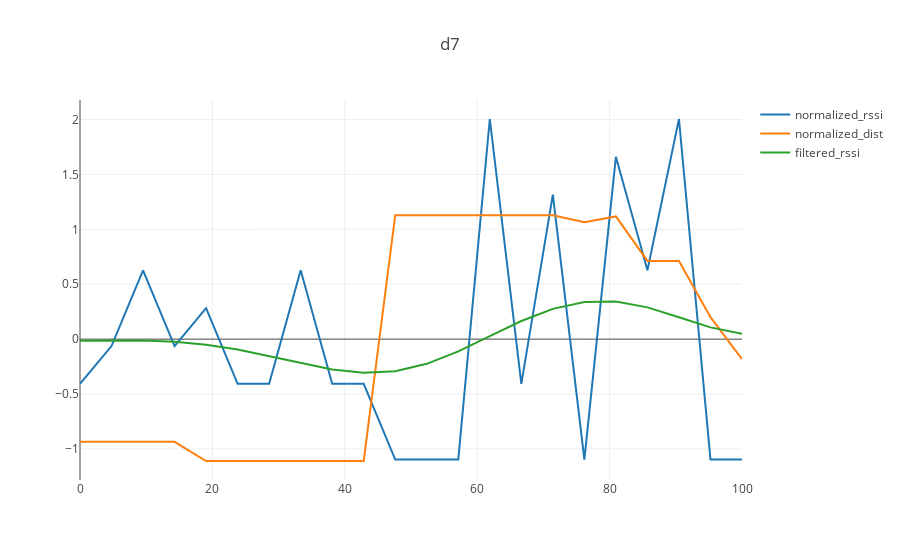
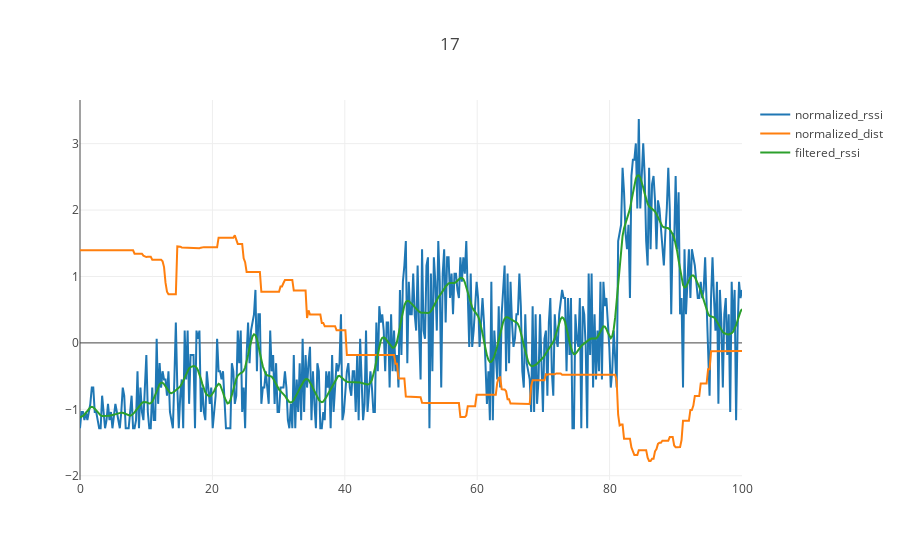
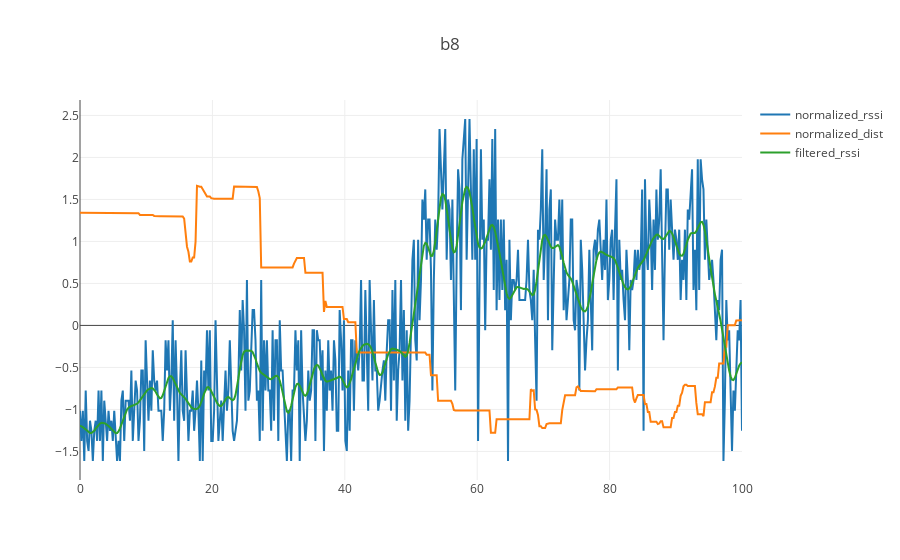

Source (notebook cell) for these figures, in order:
### Code cell
# now for each beacon readings serially

def rssi_changes(b_id, b_pos):
    data = data_for_beacon[b_id]
    rssi = rssi_from_data(data)
    dist = dist_from_point(b_pos, pos_from_data(data))
    normalized_rssi = normalize(rssi)
    normalized_dist = normalize(dist)
    filtered_rssi = gaussian_filter(normalized_rssi, sigma=3)
    n = len(rssi)
    datalines = ['normalized_rssi', 'normalized_dist', 'filtered_rssi']

    py.iplot({
        'data': [go.Scatter(name=data, x=np.linspace(0, 100, n), y=locals()[data]) for data in datalines],
        'layout': go.Layout(title=b_id)
    })

for (b_id, b_pos) in zip(beacon_ids, beacons_pixel):
    if len(data_for_beacon[b_id]) > 20:
        rssi_changes(b_id, b_pos)

### Figure 1 — Plotly figure (JSON) as saved in the notebook; plotly's stock layout.template omitted (floating-point values rounded to 4 significant figures)
{"data": [{"name": "normalized_rssi", "type": "scatter", "x": [0, 4.762, 9.524, 14.29, 19.05, 23.81, 28.57, 33.33, 38.1, 42.86, 47.62, 52.38, 57.14, 61.9, 66.67, 71.43, 76.19, 80.95, 85.71, 90.48, 95.24, 100], "y": [-0.4072, -0.06265, 0.6265, -0.06265, 0.2819, -0.4072, -0.4072, 0.6265, -0.4072, -0.4072, -1.096, -1.096, -1.096, 2.005, -0.4072, 1.316, -1.096, 1.66, 0.6265, 2.005, -1.096, -1.096]}, {"name": "normalized_dist", "type": "scatter", "x": [0, 4.762, 9.524, 14.29, 19.05, 23.81, 28.57, 33.33, 38.1, 42.86, 47.62, 52.38, 57.14, 61.9, 66.67, 71.43, 76.19, 80.95, 85.71, 90.48, 95.24, 100], "y": [-0.9349, -0.9349, -0.9349, -0.9349, -1.11, -1.11, -1.11, -1.11, -1.11, -1.11, 1.129, 1.129, 1.129, 1.129, 1.129, 1.129, 1.064, 1.118, 0.7123, 0.7123, 0.2, -0.1812]}, {"name": "filtered_rssi", "type": "scatter", "x": [0, 4.762, 9.524, 14.29, 19.05, 23.81, 28.57, 33.33, 38.1, 42.86, 47.62, 52.38, 57.14, 61.9, 66.67, 71.43, 76.19, 80.95, 85.71, 90.48, 95.24, 100], "y": [-0.01424, -0.01222, -0.01313, -0.02398, -0.05061, -0.095, -0.1542, -0.2196, -0.2764, -0.306, -0.2914, -0.2246, -0.112, 0.02687, 0.1651, 0.2759, 0.3385, 0.342, 0.2892, 0.1997, 0.1073, 0.0488]}], "layout": {"title": "d7"}}

### Figure 2 — Plotly figure (JSON) as saved in the notebook; plotly's stock layout.template omitted (floating-point values rounded to 4 significant figures; data arrays with more than 128 entries replaced by an {"elided": "..."} marker saying what was removed)
{"data": [{"name": "normalized_rssi", "type": "scatter", "x": {"elided": "450 float values"}, "y": {"elided": "450 float values"}}, {"name": "normalized_dist", "type": "scatter", "x": {"elided": "450 float values"}, "y": {"elided": "450 float values"}}, {"name": "filtered_rssi", "type": "scatter", "x": {"elided": "450 float values"}, "y": {"elided": "450 float values"}}], "layout": {"title": "17"}}

### Figure 3 — Plotly figure (JSON) as saved in the notebook; plotly's stock layout.template omitted (floating-point values rounded to 4 significant figures; data arrays with more than 128 entries replaced by an {"elided": "..."} marker saying what was removed)
{"data": [{"name": "normalized_rssi", "type": "scatter", "x": {"elided": "465 float values"}, "y": {"elided": "465 float values"}}, {"name": "normalized_dist", "type": "scatter", "x": {"elided": "465 float values"}, "y": {"elided": "465 float values"}}, {"name": "filtered_rssi", "type": "scatter", "x": {"elided": "465 float values"}, "y": {"elided": "465 float values"}}], "layout": {"title": "b8"}}
